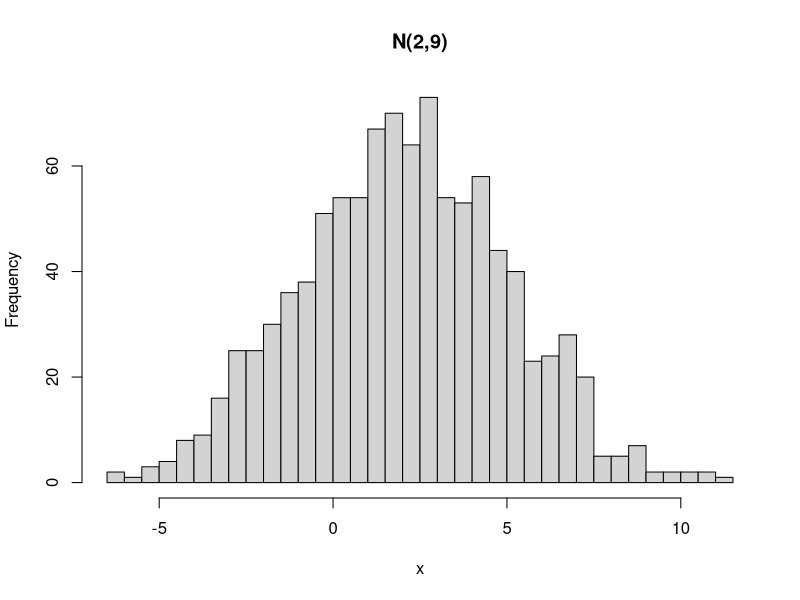
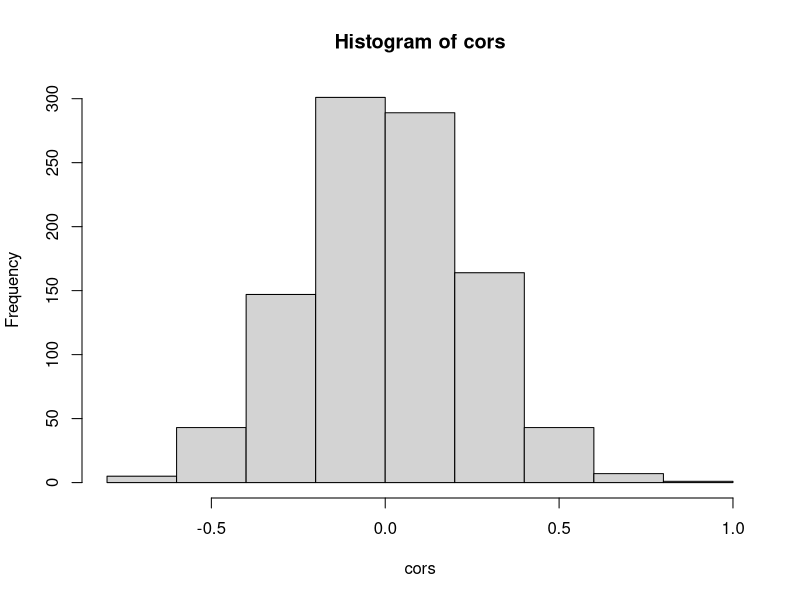

These figures' R source, in order:
## ---- chunk 1
x = rnorm(1000)
x = rnorm(1000,mean = 2, sd = 3)
#Note that the command takes sd and not var, which is usually used to descibe a normal distb. So lets label this
x = rnorm(1000,mean = 2, sd = 3)
hist(x, main = "N(2,9)", nclass = 50)
## ---- chunk 2
#creating a pheno score vector
pheno=rnorm(20)
#matrix of 1000 rows and 20 columns) So like 1000 gene exp values for the 20 samples.
genes=matrix(rnorm(1000*20), nrow = 1000, ncol = 20 )
#Computing cor
cors = cor(pheno, t(genes))
#plotting cors
hist(cors)
